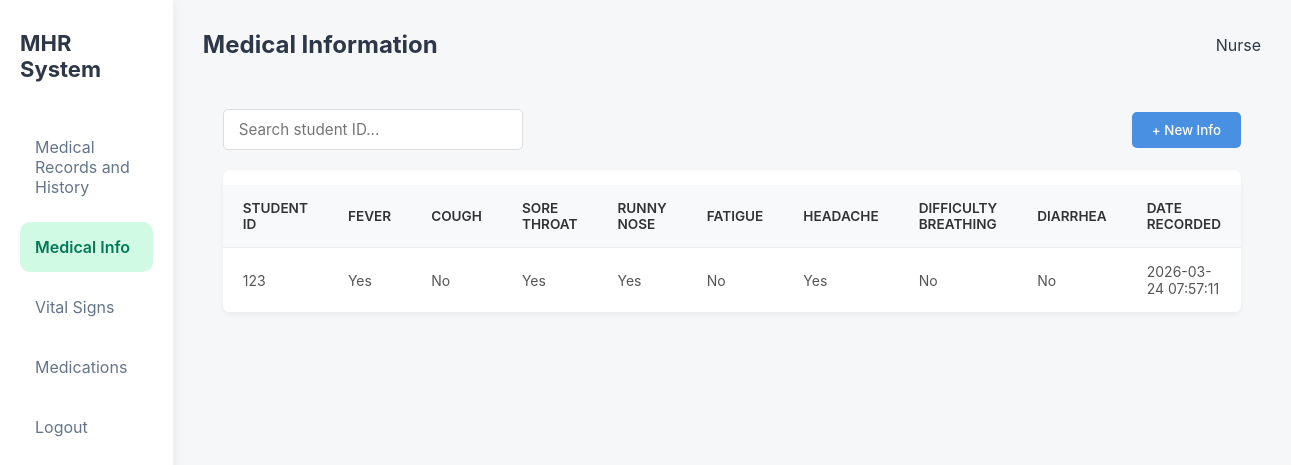
The app's page /nurse/medical_info.php with its own data.
### tables this page shows
CREATE TABLE `medical_info` (
  `id` int(11) NOT NULL,
  `student_id` varchar(50) NOT NULL,
  `fever` enum('Yes','No') DEFAULT 'No',
  `cough` enum('Yes','No') DEFAULT 'No',
  `sore_throat` enum('Yes','No') DEFAULT 'No',
  `runny_nose` enum('Yes','No') DEFAULT 'No',
  `fatigue` enum('Yes','No') DEFAULT 'No',
  `headache` enum('Yes','No') DEFAULT 'No',
  `difficulty_breathing` enum('Yes','No') DEFAULT 'No',
  `diarrhea` enum('Yes','No') DEFAULT 'No',
  `date_recorded` timestamp NOT NULL DEFAULT current_timestamp()
);

### nurse/medical_info.php (the view, shortened to what this page needs)
<?php
$servername = "localhost";
$db_username = "root";
$db_password = "";
$dbname = "mhr";
$conn = new mysqli($servername, $db_username, $db_password, $dbname);
$search = $_GET['search'] ?? '';
$sql = "SELECT * FROM medical_info WHERE student_id LIKE ? ORDER BY date_recorded DESC";
$stmt = $conn->prepare($sql);
$searchTerm = "%$search%";
$stmt->bind_param("s", $searchTerm);
$stmt->execute();
$records = $stmt->get_result()->fetch_all(MYSQLI_ASSOC);
?>
<!DOCTYPE html>
<html lang="en">
<head>
    <link rel="stylesheet" href="dashboard.css">
    <link rel="stylesheet" href="medical_records.css">
</head>
<body>
    <div class="dashboard">
        <?php include 'sidebar.php'; ?>
        <div class="main">
            <div class="topbar">
                <div class="page-title">
                    <h2>Medical Information</h2>
                </div>
                <div class="admin">
                    <span>Nurse</span>
                </div>
            </div>
            <div class="records-container">
                <div class="records-controls">
                    <form class="search-box" method="GET">
                        <input type="text" name="search" value="<?php echo htmlspecialchars($search); ?>" placeholder="Search student ID...">
                    </form>
                    <button class="btn-add-record" onclick="document.getElementById('addInfoModal').style.display='block'">
                        <span>+ New Info</span>
                    </button>
                </div>
                <div class="table-responsive">
                    <table class="records-table">
                        <thead>
                            <tr>
                                <th>Student ID</th>
                                <th>Fever</th>
                                <th>Cough</th>
                                <th>Sore Throat</th>
                                <th>Runny Nose</th>
                                <th>Fatigue</th>
                                <th>Headache</th>
                                <th>Difficulty Breathing</th>
                                <th>Diarrhea</th>
                                <th>Date Recorded</th>
                            </tr>
                        </thead>
                        <tbody>
                            <?php if (!empty($records)): ?>
                                <?php foreach ($records as $row): ?>
                                    <tr>
                                        <td><?php echo htmlspecialchars($row['student_id']); ?></td>
                                        <td><?php echo htmlspecialchars($row['fever']); ?></td>
                                        <td><?php echo htmlspecialchars($row['cough']); ?></td>
                                        <td><?php echo htmlspecialchars($row['sore_throat']); ?></td>
                                        <td><?php echo htmlspecialchars($row['runny_nose']); ?></td>
                                        <td><?php echo htmlspecialchars($row['fatigue']); ?></td>
                                        <td><?php echo htmlspecialchars($row['headache']); ?></td>
                                        <td><?php echo htmlspecialchars($row['difficulty_breathing']); ?></td>
                                        <td><?php echo htmlspecialchars($row['diarrhea']); ?></td>
                                        <td><?php echo htmlspecialchars($row['date_recorded']); ?></td>
                                    </tr>
                                <?php endforeach; ?>
                            <?php else: ?>
                                <tr>
                                    <td colspan="10" style="text-align:center; padding: 20px; color: #777;">No medical information found.</td>
                                </tr>
                            <?php endif; ?>
                        </tbody>
                    </table>
                </div>
            </div>
        </div>
    </div>
</body>
</html>

### nurse/dashboard.css (style rules this page uses)
* { margin:0; padding:0; box-sizing:border-box; font-family: "Inter", sans-serif; }
body { background:#f5f7f8; color:#2d3748; }
.dashboard { display:flex; min-height:100vh; }
.main { flex:1; padding:30px; }
.topbar { display:flex; justify-content:space-between; align-items:center; margin-bottom:30px; }
.admin { display:flex; align-items:center; gap:10px; }
table { width:100%; border-collapse:collapse; margin-top:15px; }
th,td { padding:10px; text-align:left; border-bottom:1px solid #eee; font-size:14px; }

### nurse/medical_records.css (style rules this page uses)
.records-container { padding: 20px; height: calc(100vh - 80px); box-sizing: border-box; overflow-y: auto; }
.records-controls { display: flex; justify-content: space-between; align-items: center; margin-bottom: 20px; flex-wrap: wrap; gap: 15px; }
.search-box input { padding: 10px 15px; border: 1px solid #ddd; border-radius: 5px; width: 300px; font-size: 0.95rem; }
.btn-add-record { background: #4a90e2; color: white; border: none; padding: 10px 20px; border-radius: 5px; cursor: pointer; font-weight: 500; display: flex; align-items: center; gap: 8px; }
.table-responsive { background: #fff; border-radius: 8px; box-shadow: 0 2px 5px rgba(0,0,0,0.05); overflow-x: auto; }
.records-table { width: 100%; border-collapse: collapse; min-width: 800px; }
.records-table th, .records-table td { padding: 15px 20px; text-align: left; border-bottom: 1px solid #eee; color: #555; }
.records-table th { background: #f8f9fa; color: #333; font-weight: 600; text-transform: uppercase; font-size: 0.85rem; }

### records on screen
medical_info: student "123", fever "Yes", cough "No", sore_throat "Yes", runny_nose "Yes", fatigue "No", headache "Yes", difficulty_breathing "No", diarrhea "No", date_recorded "2026-03-24 07:57:11"
